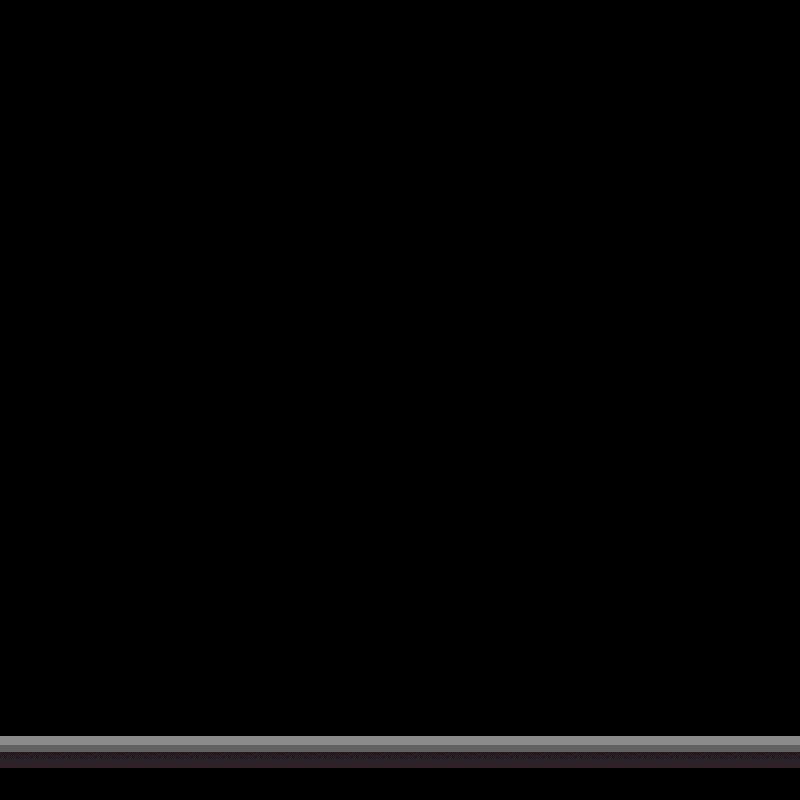

A 2D game scene composited from a Tiled map and its tileset images. What follows is a short description and the map's XML, with each tile layer's data collapsed to a summary:
An orthogonal 25x25 tile map with 32x32 px tiles, 1 tile layer (Tile Layer 1).

<map version="1.8" tiledversion="1.8.0" orientation="orthogonal" renderorder="right-down" width="25" height="25" tilewidth="32" tileheight="32" infinite="0" nextlayerid="2" nextobjectid="1">
 <tileset firstgid="1" source="tiles.tsx" />
 <layer id="1" name="Tile Layer 1" width="25" height="25">
  <data>[625 cells, 25 non-empty, 1 distinct tile ids]</data>
 </layer>
</map>
